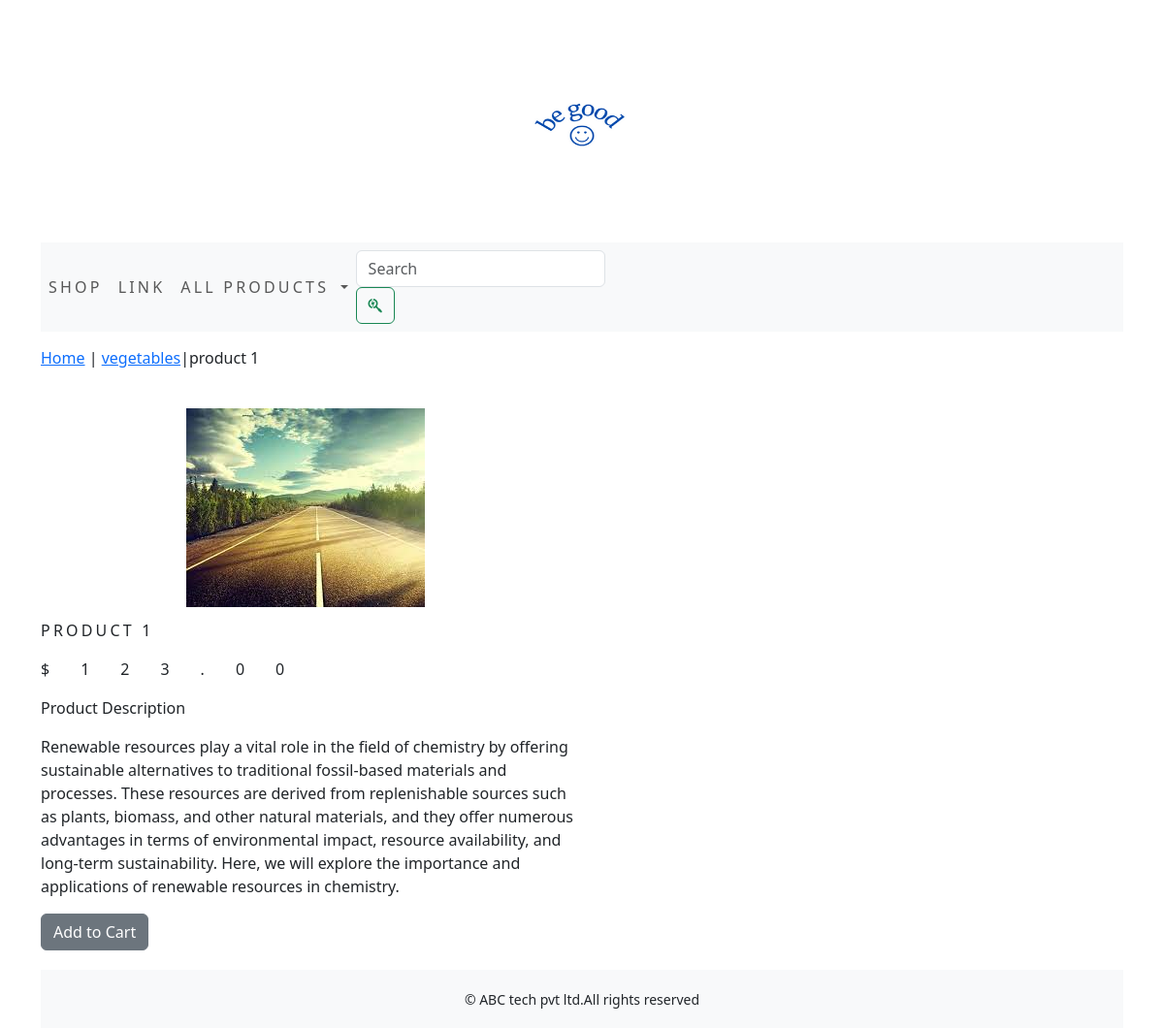
The page /shop/vegetables/product-1/ on the database its author committed.
### shop/models.py (models this page shows, shortened)
class Product(models.Model):
    name=models.CharField(max_length=250, unique=True)
    slug=models.SlugField(max_length=250, unique=True)
    description=models.TextField(blank=True)
    price=models.DecimalField(max_digits=10, decimal_places=2)
    category=models.ForeignKey(Category, on_delete=models.CASCADE)
    image=models.ImageField(upload_to='product', blank=True)
    stock=models.IntegerField()
    available=models.BooleanField(default=True)
    created=models.DateField(auto_now_add=True)
    updated=models.DateField(auto_now=True)
    class Meta:
        ordering=('name',)
        verbose_name='product'
        verbose_name_plural='products'

class Category(models.Model):
    name=models.CharField(max_length=250, unique=True)
    slug=models.SlugField(max_length=250, unique=True)
    description=models.TextField(blank=True)
    image=models.ImageField(upload_to='category', blank=True)
    class Meta:
        ordering=('name',)
        verbose_name='category'
        verbose_name_plural='categories'
    def get_url(self):
        return reverse('shop:products_by_category', args=[self.slug])
    def __str__(self):
        return '{}'.format(self.name)

### shop/views.py (the view)
# urls.py: path('<slug:c_slug>/<slug:product_slug>/', views.proDetail, name='proCatdetail'),
def proDetail(request, c_slug, product_slug):
    try:
        product=Product.objects.get(category__slug=c_slug, slug=product_slug)
    except Exception as e:
        raise e
    return render(request, 'product.html', {'product':product})

### cart/context_processors.py (called while the page is built)
def counter(request):
    item_count=0
    if 'admin' in request.path:
        return {}
    else:
        try:
            cart=Cart.objects.filter(cart_id=_cart_id(request))
            cart_items=CartItem.objects.all().filter(cart=cart[:1])
            for cart_item in cart_items:
                item_count += cart_item.quantity
        except Cart.DoesNotExist:
            item_count=0
    return dict(item_count=item_count)

### cart/views.py (called while the page is built)
def _cart_id(request):
    cart=request.session.session_key
    if not cart:
        cart=request.session.create()
    return cart

### shop/context_processors.py (called while the page is built)
def menu_links(request):
    links=Category.objects.all()
    return dict(links=links)

### templates/product.html (shortened to what this page needs)
{% extends 'base.html' %}
{% load static %}
{% block content %}
<div class="row my_prod_row_class">
    <div class="mx-auto">
        <p><a href="{% url 'shop:allProdCat' %}">Home</a> | <a href="{{product.category.get_url}}">{{product.category}}</a>|{{product.name}}</p>
    </div>
<div class="container">
<br>
<div class="row">
    <div class="col-12 col-sm-12 col-md-12 col-lg-6 text-center">
        <div style="min-width:18rem">
            <img src="{{product.image.url}}" alt="{{product.name}}">
        </div>
    </div>
<div>
    <div class="col-12 col-sm-12 col-md-12 col-lg-6">
        <div>
            <h1 class="my_prod_title">{{product.name}}</h1>
            <p class="my_title">${{product.price}}</p>
            <p class="text-justify my_prod_text">Product Description</p>
            <p>{{product.description}}</p>
            {% if product.stock <= 0 %}
            <p class="text-justify my_prod_text"><b>Out Of Stock</b></p>
            {% else %}
            <a class="btn btn-secondary" href="{% url 'cart:add_cart' product.id %}">Add to Cart</a>
            {% endif %}
        </div>
    </div>
</div>
</div>
</div>
{% endblock %}

### static/css/custom.css (style rules this page uses)
body { font-family: 'Edu TAS Beginner', cursive; }
.my_title { font-size:16px; text-transform:uppercase; letter-spacing:2em; }
.my_prod_row_class { padding-top:15px; padding-bottom:20px; }
.my_prod_title { font-size:16px; text-transform:uppercase; letter-spacing:.2em; padding-top:15px; padding-bottom:10px; }
.my_prod_text { padding-right:20px; }

### rows shown on the page
Product: category "vegetables", name "product 1", image (picture), name "PRODUCT 1", price "123.00", description "Renewable resources play a vital role in the field of chemistry by offering sustainable alternatives to traditional fossil-based materials and processes. These resources are derived from replenishable sources such as plants, biomass, and other natural materials, and they offer numerous advantages in terms of environmental impact, resource availability, and long-term sustainability. Here, we will explore the importance and applications of renewable resources in chemistry."
